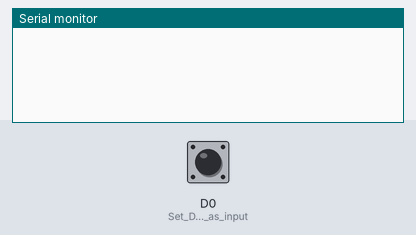
Bench run of a sketch on a simulated ESP8266 (NodeMCU). Parts: the last lines printed to the serial monitor. The test bench sets the inputs (shaded band); at power-on: D0 (Set_D0_pin_as_input) LOW.

Above: at 1.2 s.
1.3 s: D0 (Set_D0_pin_as_input) pulled HIGH for 0.15 s
At 2.6 s:
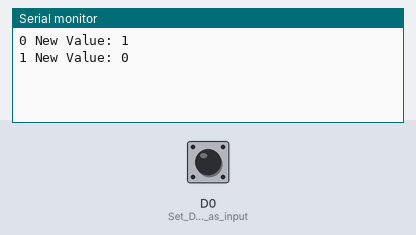
3.0 s: D0 (Set_D0_pin_as_input) pulled HIGH for 1 s
At 4.6 s:
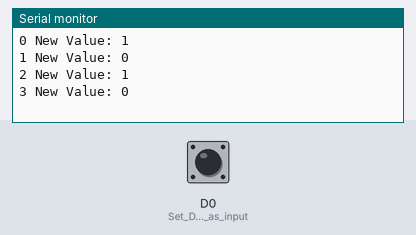
5.5 s: D0 (Set_D0_pin_as_input) pulled HIGH for 0.15 s
At 7.1 s:
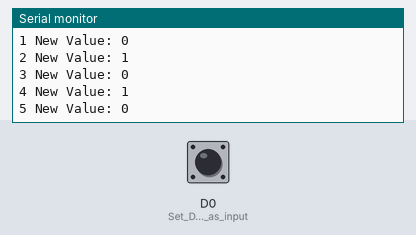
Timing chart, 0 to 8.6 s (numbered marks = the images above; inputs shaded):
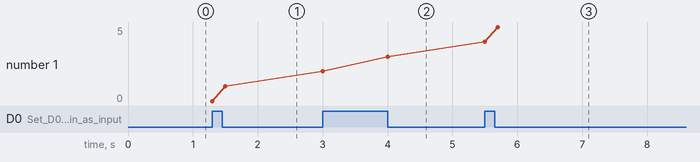

The sketch:

MotionSensor.ino
```cpp
// GPO DevLab Pir Sensor example

int PirValue = 0;

void setup()
{
  pinMode(D0, INPUT); // Set D0 pin as input
  Serial.begin(115200); // Set baudrate
}

void loop()
{
  static  int i=0;
  if(PirValue != digitalRead(D0)) // if new sensor value (1 = motion, 0 = still)
  {
    PirValue = digitalRead(D0); // save value
    Serial.print(i++); // Show
    Serial.println(" New Value: " + String(PirValue)); // Show
  }
  delay(100); // Wait a bit
}
```

Measured:
- after the input at 1.3 s, the serial monitor: prints a new line at once (image 1)
- after the input at 3.0 s, the serial monitor: prints a new line at once (image 2)
- after the input at 5.5 s, the serial monitor: prints a new line at once (image 3)
- plotted number 1: 1 → 3 after the input at 3.0 s, 3 → 5 after the input at 5.5 s
